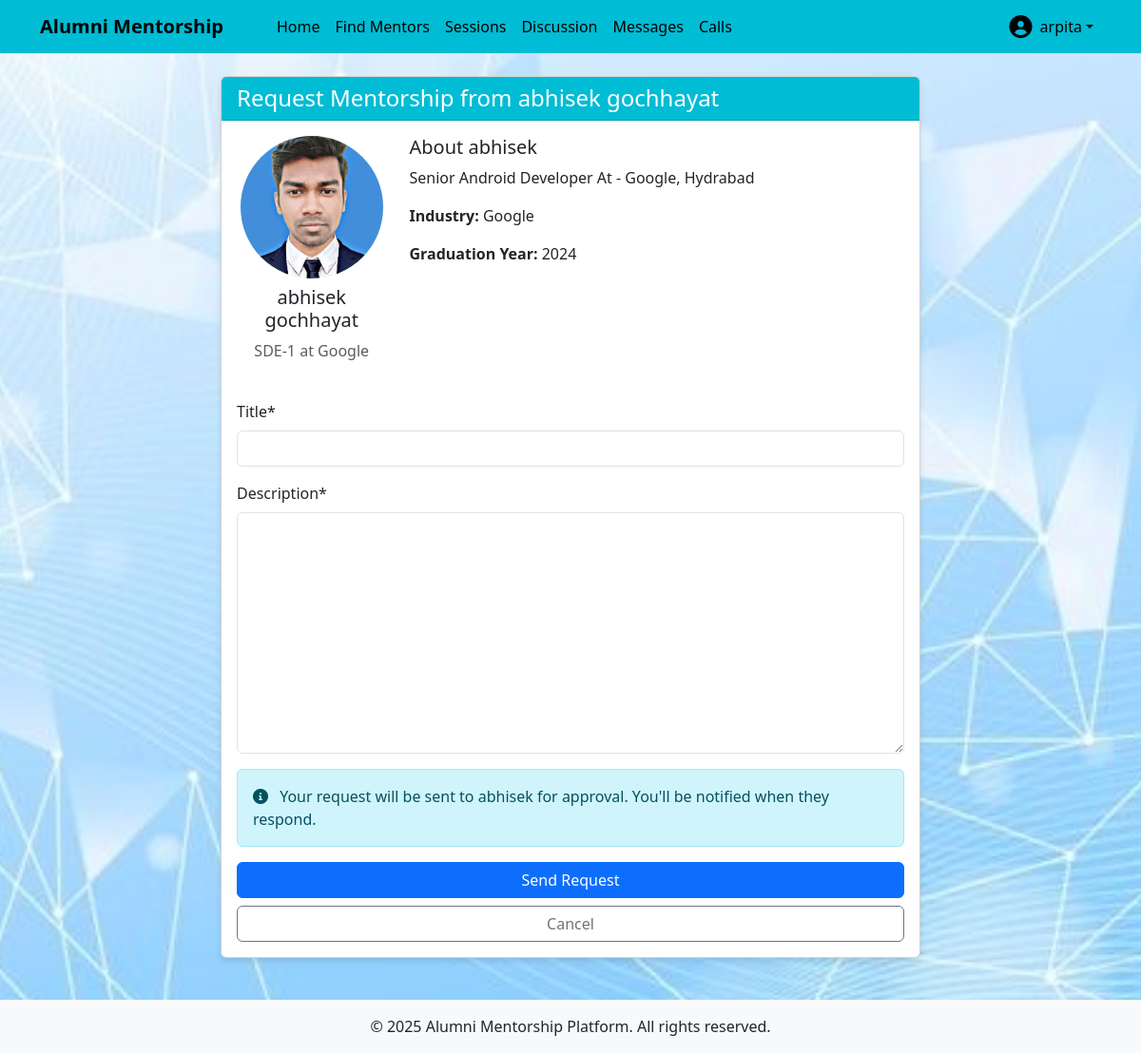
Page /mentorship/request/2/ (signed in) on the committed database.
### users/models.py (models this page shows, shortened)
class CustomUser(AbstractUser):
    USER_TYPE_CHOICES = (
        ('student', 'Student'),
        ('alumni', 'Alumni'),
    )
    user_type = models.CharField(max_length=10, choices=USER_TYPE_CHOICES)
    bio = models.TextField(blank=True)
    profile_picture = models.ImageField(upload_to='profile_pics/', blank=True, null=True)
    graduation_year = models.IntegerField(null=True, blank=True)
    company = models.CharField(max_length=100, blank=True)
    position = models.CharField(max_length=100, blank=True)
    industry = models.CharField(max_length=100, blank=True)
    course = models.CharField(max_length=100, blank=True)
    year_of_study = models.IntegerField(null=True, blank=True)

### mentorship/views.py (the view)
# urls.py: path('request/<int:mentor_id>/', views.request_mentorship, name='request_mentorship'),
@login_required
def request_mentorship(request, mentor_id):
    mentor = get_object_or_404(CustomUser, id=mentor_id, user_type='alumni')
    if request.user.user_type != 'student':
        messages.error(request, 'Only students can request mentorship.')
        return redirect('alumni_list')
    if request.method == 'POST':
        form = MentorshipSessionRequestForm(request.POST)
        if form.is_valid():
            session = form.save(commit=False)
            session.mentor = mentor
            session.mentee = request.user
            session.save()
            messages.success(request, f'Mentorship request sent to {mentor.username}!')
            return redirect('mentorship_requests')
    else:
        form = MentorshipSessionRequestForm()
    return render(request, 'mentorship/request_mentorship.html', {'form': form, 'mentor': mentor})

### mentorship/forms.py
class MentorshipSessionRequestForm(forms.ModelForm):
    class Meta:
        model = MentorshipSession
        fields = ['title', 'description']

### templates/mentorship/request_mentorship.html (shortened to what this page needs)
{% extends 'base.html' %}
{% load crispy_forms_tags %}
{% block content %}
<div class="row justify-content-center">
    <div class="col-md-8">
        <div class="card">
            <div class="card-header  text-white">
                <h4 class="card-title mb-0">Request Mentorship from {{ mentor.get_full_name }}</h4>
            </div>
            <div class="card-body">
                <div class="row mb-4">
                    <div class="col-md-3 text-center">
                        {% if mentor.profile_picture %}
                            <img src="{{ mentor.profile_picture.url }}" alt="{{ mentor.get_full_name }}" class="profile-pic-lg mb-2">
                        {% else %}
                            <i class="fas fa-user-circle mb-2" style="font-size: 5rem; color: #ccc;"></i>
                        {% endif %}
                        <h5>{{ mentor.get_full_name }}</h5>
                        <p class="text-muted">{{ mentor.position }} at {{ mentor.company }}</p>
                    </div>
                    <div class="col-md-9">
                        <h5>About {{ mentor.first_name }}</h5>
                        <p>{{ mentor.bio }}</p>
                        <p><strong>Industry:</strong> {{ mentor.industry }}</p>
                        <p><strong>Graduation Year:</strong> {{ mentor.graduation_year }}</p>
                    </div>
                </div>
                <form method="post">
                    {{ form|crispy }}
                    <div class="alert alert-info">
                        <i class="fas fa-info-circle me-2"></i> Your request will be sent to {{ mentor.first_name }} for approval. You'll be notified when they respond.
                    </div>
                    <div class="d-grid gap-2">
                        <button type="submit" class="btn btn-primary">Send Request</button>
                        <a href="{% url 'user_detail' mentor.username %}" class="btn btn-outline-secondary">Cancel</a>
                    </div>
                </form>
            </div>
        </div>
    </div>
</div>
{% endblock %}

### templates/base.html (shortened to what this page needs)
<!DOCTYPE html>
<html lang="en">
  <head>
    <link
      href="https://cdn.jsdelivr.net/npm/bootstrap@5.3.0/dist/css/bootstrap.min.css"
      rel="stylesheet"
    />
    <link
      rel="stylesheet"
      href="https://cdnjs.cloudflare.com/ajax/libs/font-awesome/6.0.0/css/all.min.css"
    />
  </head>
  <body>
    <header>
      <nav class="navbar navbar-expand-lg navbar-dark">
        <div class="container">
          <a class="navbar-brand" href="{% url 'home' %}">Alumni Mentorship</a>
          <div class="collapse navbar-collapse" id="navbarNav">
            <ul class="navbar-nav me-auto">
              {% if user.is_authenticated %}
              <li class="nav-item">
                <a class="nav-link" href="{% url 'home' %}">Home</a>
              </li>
              {% if user.user_type == 'student' %}
              <li class="nav-item">
                <a class="nav-link" href="{% url 'alumni_list' %}"
                  >Find Mentors</a
                >
              </li>
              {% endif %}
              <li class="nav-item">
                <a class="nav-link" href="{% url 'group_sessions' %}"
                  > Sessions</a
                >
              </li>
              <li class="nav-item">
                <a class="nav-link" href="{% url 'topic_list' %}"
                  >Discussion </a
                >
              </li>
              <li class="nav-item">
                <a class="nav-link" href="{% url 'chat_list' %}">Messages</a>
              </li>
              <li class="nav-item">
                <a class="nav-link" href="{% url 'call_home' %}">Calls</a>
              </li>
              {% endif %}
            </ul>
            <ul class="navbar-nav">
              {% if user.is_authenticated %}
              <li class="nav-item dropdown">
                <a
                  class="nav-link dropdown-toggle d-flex align-items-center"
                  href="#"
                  id="navbarDropdown"
                  role="button"
                  data-bs-toggle="dropdown"
                >
                  {% if user.profile_picture %}
                  <img
                    src="{{ user.profile_picture.url }}"
                    alt="Profile"
                    class="profile-pic me-2"
                  />
                  {% else %}
                  <i
                    class="fas fa-user-circle me-2"
                    style="font-size: 1.5rem"
                  ></i>
                  {% endif %} {{ user.username }}
                </a>
              </li>
              {% endif %}
            </ul>
          </div>
        </div>
      </nav>
    </header>
    <main class="container py-4">
       {% block content %}{% endblock %}
    </main>
    <footer class="bg-light py-3 mt-auto">
      <div class="container text-center">
        <p class="mb-0">
          &copy; {% now "Y" %} Alumni Mentorship Platform. All rights reserved.
        </p>
      </div>
    </footer>
  </body>
</html>

### templates/base.html (style rules this page uses)
body { min-height: 100vh; display: flex; flex-direction: column; background-image: url("/static/images/img.jpg"); background-size: cover; background-repeat: no-repeat; background-position: center; }
main { flex: 1; }
.navbar-brand { font-weight: bold; padding-right: 2rem; color: #000; }
.navbar { background: #00bcd4; }
.nav-item { gap: 1rem; }
#navbarNav { gap: 2rem; }
.profile-pic-lg { width: 150px; height: 150px; border-radius: 50%; object-fit: cover; }
.card { margin-bottom: 20px; box-shadow: 0 4px 6px rgba(0, 0, 0, 0.1); }
.card-header { background-color: #00bcd4; }
.navbar li a { color: black; }

### rows in the picture
CustomUser: username "arpita"
CustomUser: get_full_name "abhisek gochhayat", profile_picture (picture), position "SDE-1", company "Google", first_name "abhisek", bio "Senior Android Developer At - Google, Hydrabad", industry "Google", graduation_year "2024"
